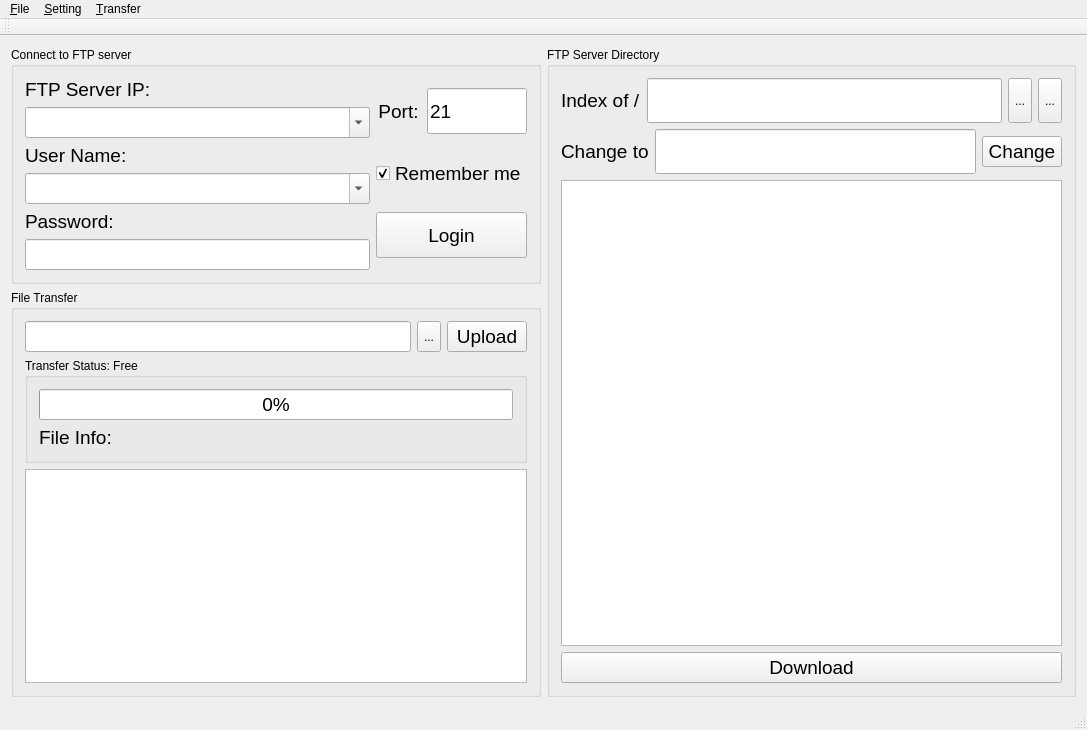
<?xml version="1.0" encoding="UTF-8"?>
<ui version="4.0">
 <class>MainWindow</class>
 <widget class="QMainWindow" name="MainWindow">
  <property name="geometry">
   <rect>
    <x>0</x>
    <y>0</y>
    <width>1087</width>
    <height>730</height>
   </rect>
  </property>
  <property name="maximumSize">
   <size>
    <width>16777215</width>
    <height>16777215</height>
   </size>
  </property>
  <property name="font">
   <font>
    <pointsize>9</pointsize>
   </font>
  </property>
  <property name="windowTitle">
   <string>FClient</string>
  </property>
  <widget class="QWidget" name="centralWidget">
   <property name="focusPolicy">
    <enum>Qt::NoFocus</enum>
   </property>
   <layout class="QGridLayout" name="gridLayout_9">
    <item row="0" column="0">
     <layout class="QGridLayout" name="gridLayout_15">
      <item row="0" column="0">
       <layout class="QGridLayout" name="gridLayout_12">
        <property name="sizeConstraint">
         <enum>QLayout::SetMinimumSize</enum>
        </property>
        <item row="0" column="0">
         <widget class="QGroupBox" name="groupBox_login">
          <property name="enabled">
           <bool>true</bool>
          </property>
          <property name="title">
           <string>Connect to FTP server</string>
          </property>
          <layout class="QGridLayout" name="gridLayout_2">
           <item row="0" column="0">
            <layout class="QGridLayout" name="gridLayout_11">
             <item row="0" column="0">
              <layout class="QGridLayout" name="gridLayout_14">
               <item row="0" column="0">
                <widget class="QLabel" name="ipLabel">
                 <property name="maximumSize">
                  <size>
                   <width>16777215</width>
                   <height>56</height>
                  </size>
                 </property>
                 <property name="font">
                  <font>
                   <pointsize>14</pointsize>
                  </font>
                 </property>
                 <property name="text">
                  <string>FTP Server IP:</string>
                 </property>
                 <property name="alignment">
                  <set>Qt::AlignLeading|Qt::AlignLeft|Qt::AlignVCenter</set>
                 </property>
                </widget>
               </item>
               <item row="1" column="0">
                <widget class="QComboBox" name="ipComboBox">
                 <property name="sizePolicy">
                  <sizepolicy hsizetype="MinimumExpanding" vsizetype="Preferred">
                   <horstretch>0</horstretch>
                   <verstretch>0</verstretch>
                  </sizepolicy>
                 </property>
                 <property name="maximumSize">
                  <size>
                   <width>16777215</width>
                   <height>56</height>
                  </size>
                 </property>
                 <property name="font">
                  <font>
                   <pointsize>14</pointsize>
                  </font>
                 </property>
                 <property name="inputMethodHints">
                  <set>Qt::ImhDigitsOnly|Qt::ImhFormattedNumbersOnly|Qt::ImhUrlCharactersOnly</set>
                 </property>
                 <property name="editable">
                  <bool>true</bool>
                 </property>
                 <property name="currentText">
                  <string/>
                 </property>
                </widget>
               </item>
               <item row="2" column="0">
                <widget class="QLabel" name="userNameLabel">
                 <property name="maximumSize">
                  <size>
                   <width>16777215</width>
                   <height>56</height>
                  </size>
                 </property>
                 <property name="font">
                  <font>
                   <pointsize>14</pointsize>
                  </font>
                 </property>
                 <property name="text">
                  <string>User Name:</string>
                 </property>
                 <property name="alignment">
                  <set>Qt::AlignLeading|Qt::AlignLeft|Qt::AlignVCenter</set>
                 </property>
                </widget>
               </item>
               <item row="3" column="0">
                <widget class="QComboBox" name="userNameComboBox">
                 <property name="sizePolicy">
                  <sizepolicy hsizetype="MinimumExpanding" vsizetype="Preferred">
                   <horstretch>0</horstretch>
                   <verstretch>0</verstretch>
                  </sizepolicy>
                 </property>
                 <property name="maximumSize">
                  <size>
                   <width>16777215</width>
                   <height>56</height>
                  </size>
                 </property>
                 <property name="font">
                  <font>
                   <pointsize>14</pointsize>
                  </font>
                 </property>
                 <property name="editable">
                  <bool>true</bool>
                 </property>
                 <item>
                  <property name="text">
                   <string/>
                  </property>
                 </item>
                 <item>
                  <property name="text">
                   <string>Anonymous</string>
                  </property>
                 </item>
                </widget>
               </item>
               <item row="4" column="0">
                <widget class="QLabel" name="passwordLabel">
                 <property name="maximumSize">
                  <size>
                   <width>16777215</width>
                   <height>56</height>
                  </size>
                 </property>
                 <property name="font">
                  <font>
                   <pointsize>14</pointsize>
                  </font>
                 </property>
                 <property name="text">
                  <string>Password:</string>
                 </property>
                 <property name="alignment">
                  <set>Qt::AlignLeading|Qt::AlignLeft|Qt::AlignVCenter</set>
                 </property>
                </widget>
               </item>
               <item row="5" column="0">
                <widget class="QLineEdit" name="passwordLineEdit">
                 <property name="sizePolicy">
                  <sizepolicy hsizetype="MinimumExpanding" vsizetype="Preferred">
                   <horstretch>0</horstretch>
                   <verstretch>0</verstretch>
                  </sizepolicy>
                 </property>
                 <property name="maximumSize">
                  <size>
                   <width>16777215</width>
                   <height>56</height>
                  </size>
                 </property>
                 <property name="font">
                  <font>
                   <pointsize>14</pointsize>
                  </font>
                 </property>
                </widget>
               </item>
              </layout>
             </item>
             <item row="0" column="1">
              <layout class="QGridLayout" name="gridLayout_7">
               <property name="horizontalSpacing">
                <number>7</number>
               </property>
               <item row="4" column="0">
                <widget class="QCheckBox" name="RememberMeCheckBox">
                 <property name="sizePolicy">
                  <sizepolicy hsizetype="Minimum" vsizetype="Preferred">
                   <horstretch>0</horstretch>
                   <verstretch>0</verstretch>
                  </sizepolicy>
                 </property>
                 <property name="maximumSize">
                  <size>
                   <width>16777215</width>
                   <height>46</height>
                  </size>
                 </property>
                 <property name="font">
                  <font>
                   <pointsize>14</pointsize>
                  </font>
                 </property>
                 <property name="layoutDirection">
                  <enum>Qt::LeftToRight</enum>
                 </property>
                 <property name="text">
                  <string>Remember me</string>
                 </property>
                 <property name="checked">
                  <bool>true</bool>
                 </property>
                 <property name="tristate">
                  <bool>false</bool>
                 </property>
                </widget>
               </item>
               <item row="5" column="0">
                <widget class="QPushButton" name="loginButton">
                 <property name="sizePolicy">
                  <sizepolicy hsizetype="Minimum" vsizetype="Preferred">
                   <horstretch>0</horstretch>
                   <verstretch>0</verstretch>
                  </sizepolicy>
                 </property>
                 <property name="maximumSize">
                  <size>
                   <width>250</width>
                   <height>46</height>
                  </size>
                 </property>
                 <property name="font">
                  <font>
                   <pointsize>14</pointsize>
                  </font>
                 </property>
                 <property name="text">
                  <string>Login</string>
                 </property>
                </widget>
               </item>
               <item row="2" column="0">
                <layout class="QGridLayout" name="gridLayout_6">
                 <item row="0" column="0">
                  <widget class="QLabel" name="portLabel">
                   <property name="sizePolicy">
                    <sizepolicy hsizetype="Preferred" vsizetype="Preferred">
                     <horstretch>0</horstretch>
                     <verstretch>0</verstretch>
                    </sizepolicy>
                   </property>
                   <property name="maximumSize">
                    <size>
                     <width>16777215</width>
                     <height>46</height>
                    </size>
                   </property>
                   <property name="font">
                    <font>
                     <pointsize>14</pointsize>
                    </font>
                   </property>
                   <property name="text">
                    <string>Port:</string>
                   </property>
                   <property name="alignment">
                    <set>Qt::AlignCenter</set>
                   </property>
                  </widget>
                 </item>
                 <item row="0" column="1">
                  <widget class="QLineEdit" name="portLineEdit">
                   <property name="sizePolicy">
                    <sizepolicy hsizetype="Minimum" vsizetype="Preferred">
                     <horstretch>0</horstretch>
                     <verstretch>0</verstretch>
                    </sizepolicy>
                   </property>
                   <property name="maximumSize">
                    <size>
                     <width>100</width>
                     <height>46</height>
                    </size>
                   </property>
                   <property name="font">
                    <font>
                     <pointsize>14</pointsize>
                    </font>
                   </property>
                   <property name="text">
                    <string>21</string>
                   </property>
                  </widget>
                 </item>
                </layout>
               </item>
              </layout>
             </item>
            </layout>
           </item>
          </layout>
         </widget>
        </item>
        <item row="1" column="0">
         <widget class="QGroupBox" name="groupBox_transfer">
          <property name="enabled">
           <bool>true</bool>
          </property>
          <property name="title">
           <string>File Transfer</string>
          </property>
          <layout class="QGridLayout" name="gridLayout">
           <item row="0" column="0">
            <layout class="QGridLayout" name="gridLayout_16">
             <item row="3" column="0">
              <layout class="QGridLayout" name="gridLayout_5">
               <item row="0" column="0">
                <widget class="QTextBrowser" name="textBrowser">
                 <property name="font">
                  <font>
                   <pointsize>14</pointsize>
                  </font>
                 </property>
                </widget>
               </item>
              </layout>
             </item>
             <item row="0" column="0">
              <layout class="QGridLayout" name="gridLayout_13">
               <property name="sizeConstraint">
                <enum>QLayout::SetFixedSize</enum>
               </property>
               <item row="0" column="0">
                <layout class="QGridLayout" name="gridLayout_4">
                 <item row="0" column="2">
                  <widget class="QPushButton" name="uploadButton">
                   <property name="enabled">
                    <bool>true</bool>
                   </property>
                   <property name="sizePolicy">
                    <sizepolicy hsizetype="Minimum" vsizetype="Preferred">
                     <horstretch>0</horstretch>
                     <verstretch>0</verstretch>
                    </sizepolicy>
                   </property>
                   <property name="maximumSize">
                    <size>
                     <width>16777215</width>
                     <height>16777215</height>
                    </size>
                   </property>
                   <property name="font">
                    <font>
                     <pointsize>14</pointsize>
                     <weight>50</weight>
                     <bold>false</bold>
                    </font>
                   </property>
                   <property name="text">
                    <string>Upload</string>
                   </property>
                  </widget>
                 </item>
                 <item row="0" column="0">
                  <widget class="QLineEdit" name="fileDirLineEdit">
                   <property name="sizePolicy">
                    <sizepolicy hsizetype="MinimumExpanding" vsizetype="Preferred">
                     <horstretch>0</horstretch>
                     <verstretch>0</verstretch>
                    </sizepolicy>
                   </property>
                   <property name="maximumSize">
                    <size>
                     <width>16777215</width>
                     <height>56</height>
                    </size>
                   </property>
                   <property name="font">
                    <font>
                     <pointsize>14</pointsize>
                    </font>
                   </property>
                  </widget>
                 </item>
                 <item row="0" column="1">
                  <widget class="QToolButton" name="chooseToolButton">
                   <property name="enabled">
                    <bool>true</bool>
                   </property>
                   <property name="sizePolicy">
                    <sizepolicy hsizetype="Minimum" vsizetype="Minimum">
                     <horstretch>0</horstretch>
                     <verstretch>0</verstretch>
                    </sizepolicy>
                   </property>
                   <property name="maximumSize">
                    <size>
                     <width>45</width>
                     <height>45</height>
                    </size>
                   </property>
                   <property name="font">
                    <font>
                     <pointsize>9</pointsize>
                    </font>
                   </property>
                   <property name="text">
                    <string>...</string>
                   </property>
                   <property name="autoRaise">
                    <bool>false</bool>
                   </property>
                  </widget>
                 </item>
                </layout>
               </item>
              </layout>
             </item>
             <item row="1" column="0">
              <layout class="QGridLayout" name="gridLayout_3">
               <item row="0" column="0">
                <widget class="QGroupBox" name="StatusGroupBox">
                 <property name="title">
                  <string>Transfer Status: Free</string>
                 </property>
                 <layout class="QGridLayout" name="gridLayout_17">
                  <item row="1" column="0">
                   <widget class="QLabel" name="infoLabel">
                    <property name="font">
                     <font>
                      <pointsize>14</pointsize>
                     </font>
                    </property>
                    <property name="text">
                     <string>File Info:</string>
                    </property>
                   </widget>
                  </item>
                  <item row="0" column="0">
                   <widget class="QProgressBar" name="progressBar">
                    <property name="font">
                     <font>
                      <pointsize>14</pointsize>
                     </font>
                    </property>
                    <property name="autoFillBackground">
                     <bool>false</bool>
                    </property>
                    <property name="value">
                     <number>0</number>
                    </property>
                   </widget>
                  </item>
                 </layout>
                </widget>
               </item>
              </layout>
             </item>
            </layout>
           </item>
          </layout>
         </widget>
        </item>
       </layout>
      </item>
     </layout>
    </item>
    <item row="0" column="1">
     <widget class="QGroupBox" name="groupBox_directory">
      <property name="enabled">
       <bool>true</bool>
      </property>
      <property name="focusPolicy">
       <enum>Qt::NoFocus</enum>
      </property>
      <property name="title">
       <string>FTP Server Directory</string>
      </property>
      <layout class="QGridLayout" name="gridLayout_8">
       <item row="0" column="0">
        <layout class="QVBoxLayout" name="verticalLayout">
         <item>
          <layout class="QGridLayout" name="gridLayout_10">
           <item row="0" column="3">
            <widget class="QToolButton" name="deleteButton">
             <property name="sizePolicy">
              <sizepolicy hsizetype="Minimum" vsizetype="Minimum">
               <horstretch>0</horstretch>
               <verstretch>0</verstretch>
              </sizepolicy>
             </property>
             <property name="maximumSize">
              <size>
               <width>45</width>
               <height>45</height>
              </size>
             </property>
             <property name="text">
              <string>...</string>
             </property>
            </widget>
           </item>
           <item row="0" column="1">
            <widget class="QLineEdit" name="serverWorkingDirectory">
             <property name="sizePolicy">
              <sizepolicy hsizetype="Expanding" vsizetype="Preferred">
               <horstretch>0</horstretch>
               <verstretch>0</verstretch>
              </sizepolicy>
             </property>
             <property name="minimumSize">
              <size>
               <width>0</width>
               <height>45</height>
              </size>
             </property>
             <property name="font">
              <font>
               <pointsize>14</pointsize>
              </font>
             </property>
             <property name="layoutDirection">
              <enum>Qt::LeftToRight</enum>
             </property>
             <property name="alignment">
              <set>Qt::AlignLeading|Qt::AlignLeft|Qt::AlignVCenter</set>
             </property>
            </widget>
           </item>
           <item row="0" column="0">
            <widget class="QLabel" name="label">
             <property name="font">
              <font>
               <pointsize>14</pointsize>
              </font>
             </property>
             <property name="text">
              <string>Index of /</string>
             </property>
            </widget>
           </item>
           <item row="0" column="2">
            <widget class="QToolButton" name="addButton">
             <property name="enabled">
              <bool>true</bool>
             </property>
             <property name="sizePolicy">
              <sizepolicy hsizetype="Minimum" vsizetype="Minimum">
               <horstretch>0</horstretch>
               <verstretch>0</verstretch>
              </sizepolicy>
             </property>
             <property name="maximumSize">
              <size>
               <width>45</width>
               <height>45</height>
              </size>
             </property>
             <property name="text">
              <string>...</string>
             </property>
             <property name="iconSize">
              <size>
               <width>24</width>
               <height>24</height>
              </size>
             </property>
            </widget>
           </item>
          </layout>
         </item>
         <item>
          <layout class="QHBoxLayout" name="horizontalLayout">
           <item>
            <widget class="QLabel" name="Changeto">
             <property name="font">
              <font>
               <pointsize>14</pointsize>
              </font>
             </property>
             <property name="text">
              <string>Change to</string>
             </property>
            </widget>
           </item>
           <item>
            <widget class="QLineEdit" name="serverFileName">
             <property name="sizePolicy">
              <sizepolicy hsizetype="Expanding" vsizetype="Preferred">
               <horstretch>0</horstretch>
               <verstretch>0</verstretch>
              </sizepolicy>
             </property>
             <property name="minimumSize">
              <size>
               <width>0</width>
               <height>45</height>
              </size>
             </property>
             <property name="maximumSize">
              <size>
               <width>16777215</width>
               <height>46</height>
              </size>
             </property>
             <property name="font">
              <font>
               <pointsize>14</pointsize>
              </font>
             </property>
            </widget>
           </item>
           <item>
            <widget class="QPushButton" name="changeButton">
             <property name="font">
              <font>
               <pointsize>14</pointsize>
              </font>
             </property>
             <property name="text">
              <string>Change</string>
             </property>
            </widget>
           </item>
          </layout>
         </item>
         <item>
          <widget class="QTreeView" name="treeView">
           <property name="dragEnabled">
            <bool>true</bool>
           </property>
           <property name="alternatingRowColors">
            <bool>true</bool>
           </property>
           <property name="selectionBehavior">
            <enum>QAbstractItemView::SelectItems</enum>
           </property>
          </widget>
         </item>
         <item>
          <widget class="QPushButton" name="downloadButton">
           <property name="sizePolicy">
            <sizepolicy hsizetype="Preferred" vsizetype="Preferred">
             <horstretch>0</horstretch>
             <verstretch>0</verstretch>
            </sizepolicy>
           </property>
           <property name="maximumSize">
            <size>
             <width>16777215</width>
             <height>46</height>
            </size>
           </property>
           <property name="font">
            <font>
             <pointsize>14</pointsize>
            </font>
           </property>
           <property name="text">
            <string>Download</string>
           </property>
          </widget>
         </item>
        </layout>
       </item>
      </layout>
     </widget>
    </item>
   </layout>
  </widget>
  <widget class="QMenuBar" name="menuBar">
   <property name="geometry">
    <rect>
     <x>0</x>
     <y>0</y>
     <width>1087</width>
     <height>30</height>
    </rect>
   </property>
   <widget class="QMenu" name="menuFile">
    <property name="toolTip">
     <string/>
    </property>
    <property name="toolTipDuration">
     <number>-1</number>
    </property>
    <property name="statusTip">
     <string>statusTip</string>
    </property>
    <property name="whatsThis">
     <string/>
    </property>
    <property name="title">
     <string>&amp;File</string>
    </property>
    <addaction name="actionLogout"/>
    <addaction name="separator"/>
    <addaction name="actionExit"/>
   </widget>
   <widget class="QMenu" name="menuSetting">
    <property name="title">
     <string>&amp;Setting</string>
    </property>
    <property name="toolTipsVisible">
     <bool>false</bool>
    </property>
    <widget class="QMenu" name="menuType">
     <property name="enabled">
      <bool>true</bool>
     </property>
     <property name="title">
      <string>Type</string>
     </property>
     <addaction name="actionAscii"/>
     <addaction name="actionBinary"/>
    </widget>
    <widget class="QMenu" name="menuMode">
     <property name="title">
      <string>Transfer Mode</string>
     </property>
     <addaction name="actionPASV"/>
     <addaction name="actionPOSI_2"/>
    </widget>
    <addaction name="menuType"/>
    <addaction name="separator"/>
    <addaction name="menuMode"/>
    <addaction name="separator"/>
    <addaction name="actionChange_default_local_directory"/>
   </widget>
   <widget class="QMenu" name="menuTransfer">
    <property name="title">
     <string>&amp;Transfer</string>
    </property>
    <addaction name="actionDiscard"/>
    <addaction name="actionPause"/>
    <addaction name="actionResume"/>
    <addaction name="separator"/>
   </widget>
   <addaction name="menuFile"/>
   <addaction name="menuSetting"/>
   <addaction name="menuTransfer"/>
  </widget>
  <widget class="QStatusBar" name="statusBar">
   <property name="enabled">
    <bool>true</bool>
   </property>
   <property name="font">
    <font>
     <pointsize>9</pointsize>
    </font>
   </property>
  </widget>
  <widget class="QToolBar" name="mainToolBar">
   <property name="font">
    <font>
     <pointsize>9</pointsize>
    </font>
   </property>
   <attribute name="toolBarArea">
    <enum>TopToolBarArea</enum>
   </attribute>
   <attribute name="toolBarBreak">
    <bool>false</bool>
   </attribute>
  </widget>
  <action name="actionLogout">
   <property name="enabled">
    <bool>false</bool>
   </property>
   <property name="text">
    <string>Logout</string>
   </property>
   <property name="shortcut">
    <string>Alt+L</string>
   </property>
  </action>
  <action name="actionExit">
   <property name="text">
    <string>&amp;Exit</string>
   </property>
   <property name="font">
    <font/>
   </property>
  </action>
  <action name="actionAscii">
   <property name="text">
    <string>Ascii</string>
   </property>
   <property name="shortcut">
    <string>Alt+A</string>
   </property>
  </action>
  <action name="actionBinary">
   <property name="text">
    <string>Binary</string>
   </property>
   <property name="shortcut">
    <string>Alt+I</string>
   </property>
  </action>
  <action name="actionChange_default_local_directory">
   <property name="text">
    <string>Change default local directory</string>
   </property>
   <property name="shortcut">
    <string>Alt+C</string>
   </property>
  </action>
  <action name="actionPASV">
   <property name="text">
    <string>Passive</string>
   </property>
   <property name="shortcut">
    <string>Alt+-</string>
   </property>
  </action>
  <action name="actionPOSI_2">
   <property name="text">
    <string>Positive</string>
   </property>
   <property name="shortcut">
    <string>Alt+Shift+-</string>
   </property>
  </action>
  <action name="actionDiscard">
   <property name="text">
    <string>&amp;Discard</string>
   </property>
  </action>
  <action name="actionPause">
   <property name="text">
    <string>&amp;Pause</string>
   </property>
  </action>
  <action name="actionResume">
   <property name="text">
    <string>&amp;Resume</string>
   </property>
  </action>
 </widget>
 <layoutdefault spacing="6" margin="11"/>
 <resources/>
 <connections/>
</ui>
